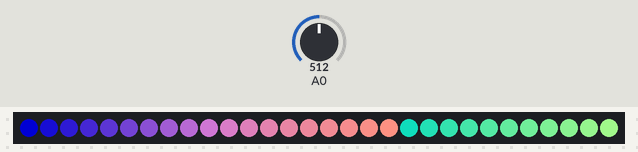
Recording of a sketch running on a simulated Arduino Uno, built with avr-gcc and run on an emulated ATmega328P. Parts: 30 RGB LEDs in strip order, left to right. Inputs (shaded band) come from the test bench; at power-on: A0 = 512.

Above: at 1.2 s.
1.3 s: A0 set to 716
At 2.3 s:
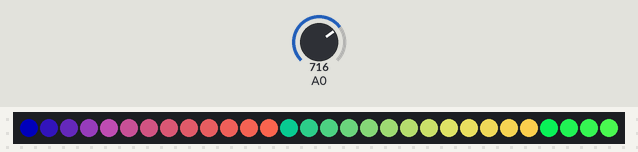
2.8 s: A0 set to 900
At 3.5 s:
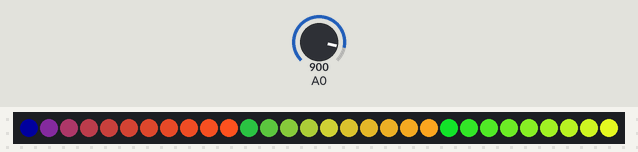
4.3 s: A0 set to 1023
At 4.6 s:
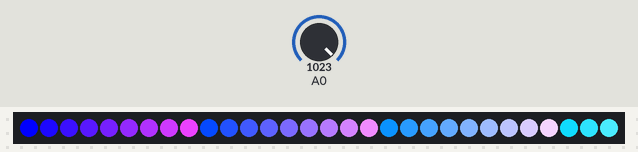
5.8 s: A0 set to 306
At 7.0 s:
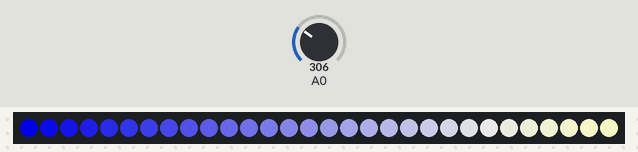
7.3 s: A0 set to 122
At 8.1 s:
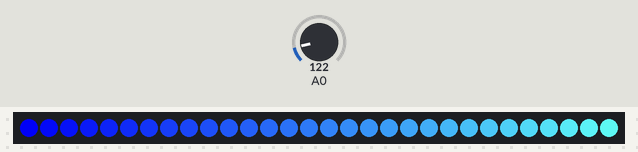
8.8 s: A0 set to 511
At 9.2 s:
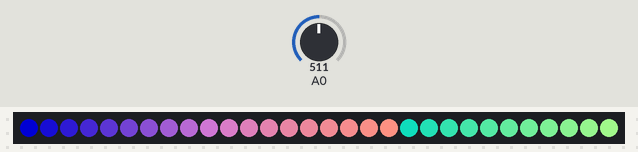
Timing chart, 0 to 11.3 s (numbered marks = the images above; inputs shaded):
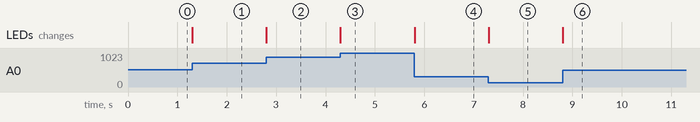

Measured:
- after the input at 1.3 s, the LEDs: change at once (image 1)
- after the input at 2.8 s, the LEDs: change at once (image 2)
- after the input at 4.3 s, the LEDs: change at once (image 3)
- after the input at 5.8 s, the LEDs: change at once (image 4)
- after the input at 7.3 s, the LEDs: change at once (image 5)
- after the input at 8.8 s, the LEDs: change at once (image 6)

The sketch:

colorknob.ino
```cpp
#include <Adafruit_NeoPixel.h>

int ledPin = 0;
int num=30;

Adafruit_NeoPixel strip = Adafruit_NeoPixel(num, ledPin, NEO_GRB + NEO_KHZ800);

void setup() {
  // put your setup code here, to run once:
  strip.begin();
}

void loop() {
  color();
}

void color() {
  int knob=analogRead(14)/35;

  for(int i=0; i<30; i++) {
    strip.setPixelColor(i,knob*i,i*8,255-knob*9);
  }
  strip.show();
}
```
